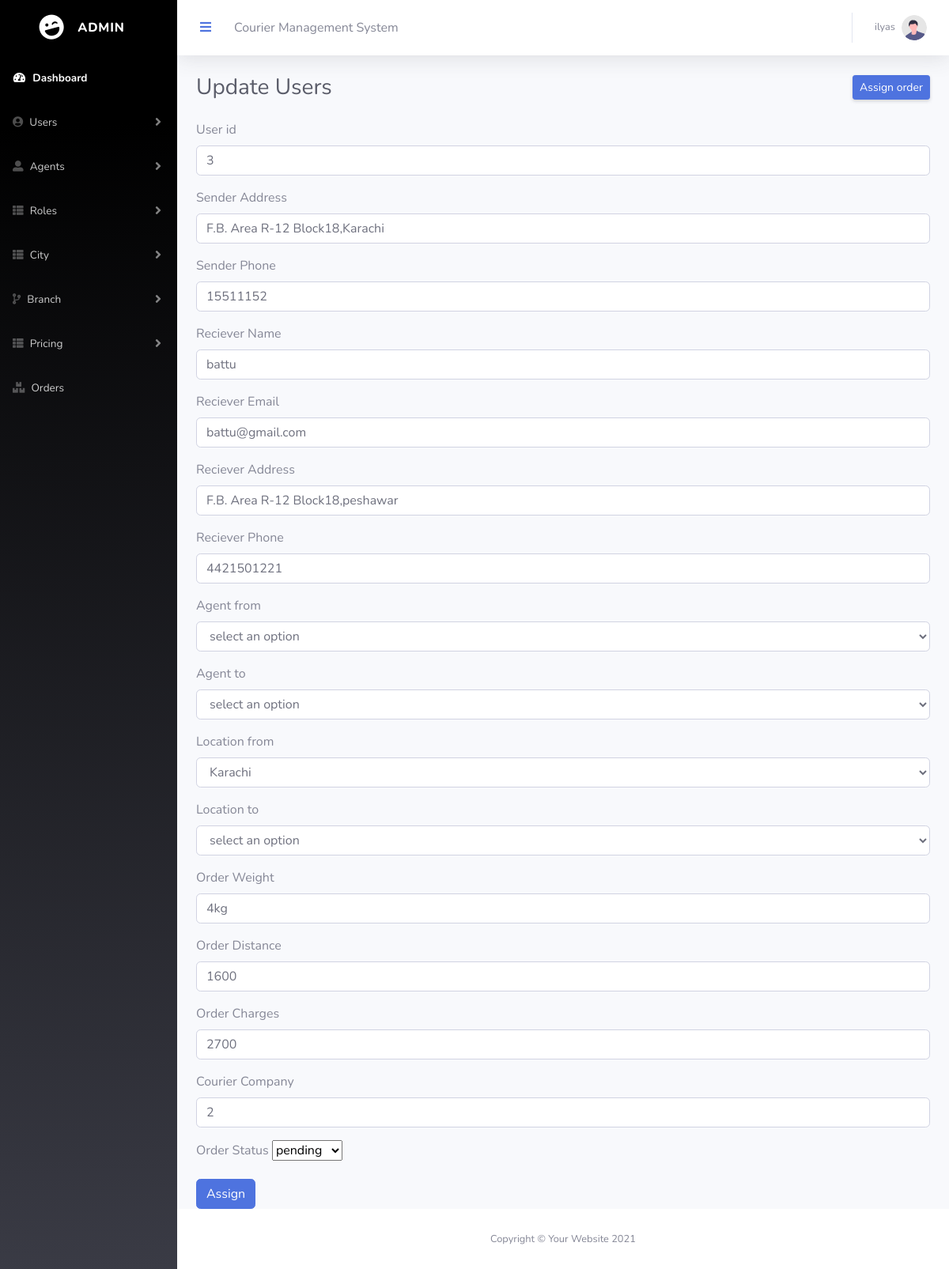
/Eproject/admin/assign.php?id=1 (signed in), run on an earlier commit of the app's database.
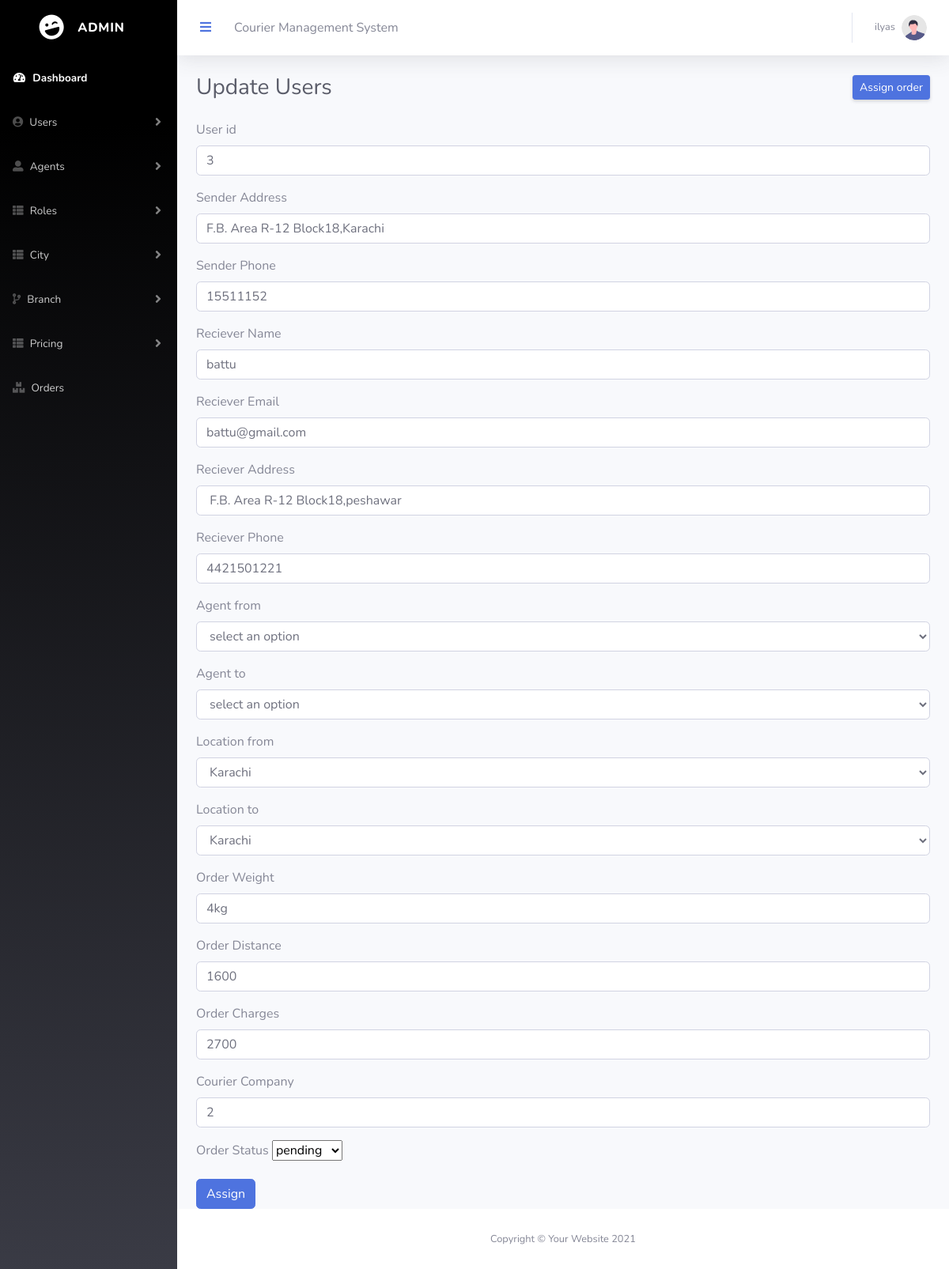
And on a later commit of the database.
### tables this page shows
CREATE TABLE `tbl_order` (
  `or_id` int(11) NOT NULL,
  `u_id` int(11) NOT NULL,
  `sender_address` varchar(50) NOT NULL,
  `sender_phoneno` int(20) NOT NULL,
  `receiver_name` varchar(50) NOT NULL,
  `receiver_email` varchar(50) NOT NULL,
  `receiver_address` varchar(50) NOT NULL,
  `receiver_phoneno` bigint(20) NOT NULL,
  `agent_from` int(11) DEFAULT NULL,
  `agent_to` int(20) DEFAULT NULL,
  `order_weight` varchar(20) NOT NULL,
  `order_distance` int(20) NOT NULL,
  `status` varchar(50) NOT NULL,
  `locationfrom` int(11) DEFAULT NULL,
  `location_to` int(11) DEFAULT NULL,
  `co_id` int(11) NOT NULL,
  `total_charges` int(11) NOT NULL
);

CREATE TABLE `tbl_city` (
  `ci_id` int(11) NOT NULL,
  `ci_name` varchar(50) NOT NULL,
  `status` int(11) NOT NULL
);

### Eproject/admin/assign.php (the view, shortened to what the changed rows need)
<?php
include('connection.php');
$id = $_GET['id'] ;
$fetch_selected_r = "SELECT * FROM `tbl_order` WHERE or_id = $id";
$run_query=mysqli_query($conn,$fetch_selected_r);
$row=mysqli_fetch_array($run_query);
?>
<!DOCTYPE html>
<html lang="en">
<head>
  <link href="vendor/fontawesome-free/css/all.min.css" rel="stylesheet" type="text/css">
  <link href="css/sb-admin-2.min.css" rel="stylesheet">
</head>
<body id="page-top">
  <div id="wrapper">
    <div id="content-wrapper" class="d-flex flex-column">
      <div id="content">
        <div class="container-fluid">
          <div class="d-sm-flex align-items-center justify-content-between mb-4">
            <h1 class="h3 mb-0 text-gray-800">Update Users</h1>
          </div>
        </div>
        <div class="container">
          <form method="POST" enctype="multipart/form-data">
            <div class="mb-3">
              <label class="form-label">User id</label>
              <input type="text" class="form-control" value="<?php echo $row['u_id']; ?>" name="u_id">
            </div>
            <div class="mb-3">
              <label class="form-label">Sender Address</label>
              <input type="text" class="form-control" value="<?php echo $row['sender_address']; ?>"
                name="sender_address1">
            </div>
            <div class="mb-3">
              <label class="form-label">Sender Phone</label>
              <input type="text" class="form-control" value="<?php echo $row['sender_phoneno']; ?>"
                name="sender_phoneno">
            </div>
            <div class="mb-3">
              <label class="form-label">Reciever Name</label>
              <input type="text" class="form-control" value="<?php echo $row['receiver_name']; ?>" name="receiver_name">
            </div>
            <div class="mb-3">
              <label class="form-label">Reciever Email</label>
              <input type="email" class="form-control" value="<?php echo $row['receiver_email']; ?>"
                name="receiver_email">
            </div>
            <div class="mb-3">
              <label class="form-label">Reciever Address</label>
              <input type="text" class="form-control" value="<?php echo $row['receiver_address']; ?>"
                name="receiver_address">
            </div>
            <div class="mb-3">
              <label class="form-label">Reciever Phone</label>
              <input type="text" class="form-control" value="<?php echo $row['receiver_phoneno']; ?>"
                name="receiver_phoneno">
            </div>
            <div class="mb-3">
              <label class="form-label">Location from</label>
              <select class="form-control" name="locationfrom">
                <?php
                $select_q = 'SELECT * FROM `tbl_city`';
                $run_q = mysqli_query($conn, $select_q);
                while ($data = mysqli_fetch_array($run_q)) { ?>
                  <option value="<?php echo $data['ci_id']; ?>"
                  <?php
                  if($data['ci_id']==$row['locationfrom']){
                    echo "selected";
                  }
                  ?>
                  >
                    <?php echo $data['ci_name']; ?>
                  </option>
                <?php } ?>
              </select>
            </div>
            <div class="mb-3">
              <label class="form-label">Location to</label>
              <select class="form-control" name="location_to">
              <option selected disabled>select an option</option>
                <?php $select_q = 'SELECT * FROM `tbl_city`';
                $run_q = mysqli_query($conn, $select_q);
                while ($data = mysqli_fetch_array($run_q)) { ?>
                  <option value="<?php echo $data['ci_id']; ?>"
                  <?php
                  if($data['ci_id']==$row['location_to']){
                    echo "selected";
                  }
                  ?>
                  >
                    <?php echo $data['ci_name']; ?>
                  </option>
                <?php } ?>
              </select>
            </div>
            <div class="mb-3">
              <label class="form-label">Order Weight</label>
              <input type="text" class="form-control" value="<?php echo $row['order_weight']; ?>" name="order_weight">
            </div>
            <div class="mb-3">
              <label class="form-label">Order Distance</label>
              <input type="text" class="form-control" value="<?php echo $row['order_distance']; ?>"
                name="order_distance">
            </div>
            <div class="mb-3">
              <label class="form-label">Order Charges</label>
              <input type="text" class="form-control" value="<?php echo $row['total_charges']; ?>" name="order_charges">
            </div>
            <div class="mb-3">
              <label class="form-label">Courier Company</label>
              <input type="text" class="form-control" value="<?php echo $row['co_id']; ?>" name="co_id">
            </div>
          </form>
        </div>
      </div>
    </div>
  </div>
</body>
</html>

What changed in the data, as far as the page shows it:
changed tbl_order "F.B. Area R-12 Block18,Karachi": location_to (not shown) → "Karachi"
Also different on the page:
form field location_to: "select an option" → (not shown)
